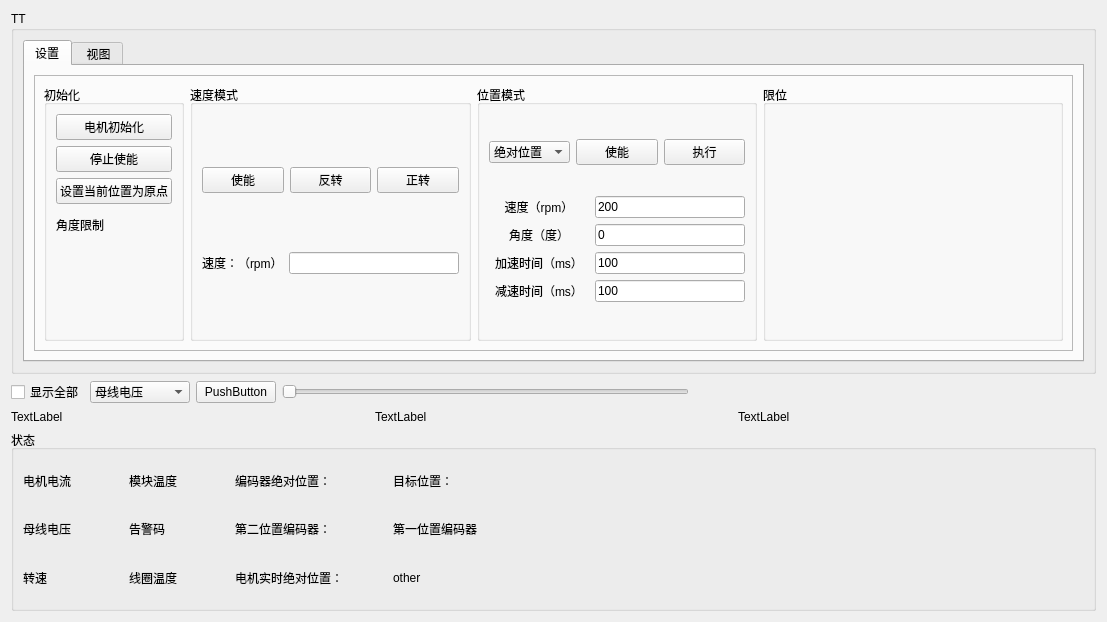
<?xml version="1.0" encoding="UTF-8"?>
<ui version="4.0">
 <class>viewShowForm</class>
 <widget class="QWidget" name="viewShowForm">
  <property name="geometry">
   <rect>
    <x>0</x>
    <y>0</y>
    <width>1107</width>
    <height>622</height>
   </rect>
  </property>
  <property name="windowTitle">
   <string>Form</string>
  </property>
  <layout class="QGridLayout" name="gridLayout">
   <item row="0" column="0">
    <layout class="QVBoxLayout" name="verticalLayout_10" stretch="2,0,0,1">
     <item>
      <widget class="QGroupBox" name="groupBox_7">
       <property name="styleSheet">
        <string notr="true"/>
       </property>
       <property name="title">
        <string>TT</string>
       </property>
       <layout class="QGridLayout" name="gridLayout_7">
        <item row="0" column="0">
         <widget class="QTabWidget" name="tabWidget">
          <property name="currentIndex">
           <number>0</number>
          </property>
          <widget class="QWidget" name="tab_2">
           <attribute name="title">
            <string>设置</string>
           </attribute>
           <layout class="QGridLayout" name="gridLayout_5">
            <item row="0" column="0">
             <widget class="QFrame" name="frame_2">
              <property name="minimumSize">
               <size>
                <width>0</width>
                <height>130</height>
               </size>
              </property>
              <property name="frameShape">
               <enum>QFrame::StyledPanel</enum>
              </property>
              <property name="frameShadow">
               <enum>QFrame::Raised</enum>
              </property>
              <layout class="QHBoxLayout" name="horizontalLayout_19">
               <item>
                <widget class="QGroupBox" name="groupBox_5">
                 <property name="title">
                  <string>初始化</string>
                 </property>
                 <layout class="QGridLayout" name="gridLayout_2">
                  <item row="1" column="0">
                   <widget class="QPushButton" name="pushButton_stopEnable">
                    <property name="text">
                     <string>停止使能</string>
                    </property>
                   </widget>
                  </item>
                  <item row="0" column="0">
                   <widget class="QPushButton" name="pushButton_init">
                    <property name="text">
                     <string>电机初始化</string>
                    </property>
                   </widget>
                  </item>
                  <item row="4" column="0">
                   <widget class="QLabel" name="label_limit">
                    <property name="minimumSize">
                     <size>
                      <width>0</width>
                      <height>30</height>
                     </size>
                    </property>
                    <property name="text">
                     <string>角度限制</string>
                    </property>
                   </widget>
                  </item>
                  <item row="2" column="0">
                   <widget class="QPushButton" name="pushButton_setyuandian">
                    <property name="text">
                     <string>设置当前位置为原点</string>
                    </property>
                   </widget>
                  </item>
                  <item row="5" column="0">
                   <spacer name="verticalSpacer_2">
                    <property name="orientation">
                     <enum>Qt::Vertical</enum>
                    </property>
                    <property name="sizeHint" stdset="0">
                     <size>
                      <width>20</width>
                      <height>40</height>
                     </size>
                    </property>
                   </spacer>
                  </item>
                 </layout>
                </widget>
               </item>
               <item>
                <widget class="QGroupBox" name="groupBox_3">
                 <property name="title">
                  <string>速度模式</string>
                 </property>
                 <layout class="QVBoxLayout" name="verticalLayout_4">
                  <item>
                   <layout class="QHBoxLayout" name="horizontalLayout_17">
                    <item>
                     <widget class="QPushButton" name="pushButton_enable">
                      <property name="enabled">
                       <bool>true</bool>
                      </property>
                      <property name="text">
                       <string>使能</string>
                      </property>
                     </widget>
                    </item>
                    <item>
                     <widget class="QPushButton" name="pushButton_reversal">
                      <property name="enabled">
                       <bool>true</bool>
                      </property>
                      <property name="text">
                       <string>反转</string>
                      </property>
                     </widget>
                    </item>
                    <item>
                     <widget class="QPushButton" name="pushButton_foreward">
                      <property name="enabled">
                       <bool>true</bool>
                      </property>
                      <property name="text">
                       <string>正转</string>
                      </property>
                     </widget>
                    </item>
                   </layout>
                  </item>
                  <item>
                   <layout class="QHBoxLayout" name="horizontalLayout_16">
                    <item>
                     <widget class="QLabel" name="label_16">
                      <property name="text">
                       <string>速度：（rpm）</string>
                      </property>
                     </widget>
                    </item>
                    <item>
                     <widget class="QLineEdit" name="lineEdit_suduRpm">
                      <property name="enabled">
                       <bool>true</bool>
                      </property>
                     </widget>
                    </item>
                   </layout>
                  </item>
                 </layout>
                </widget>
               </item>
               <item>
                <widget class="QGroupBox" name="groupBox_4">
                 <property name="title">
                  <string>位置模式</string>
                 </property>
                 <layout class="QGridLayout" name="gridLayout_6">
                  <item row="0" column="0">
                   <layout class="QHBoxLayout" name="horizontalLayout_18">
                    <item>
                     <widget class="QComboBox" name="comboBox_xiangduiweizhi">
                      <property name="minimumSize">
                       <size>
                        <width>80</width>
                        <height>0</height>
                       </size>
                      </property>
                      <property name="currentIndex">
                       <number>1</number>
                      </property>
                      <item>
                       <property name="text">
                        <string>相对位置</string>
                       </property>
                      </item>
                      <item>
                       <property name="text">
                        <string>绝对位置</string>
                       </property>
                      </item>
                     </widget>
                    </item>
                    <item>
                     <widget class="QPushButton" name="pushButton_enable_weizhimoshi">
                      <property name="text">
                       <string>使能</string>
                      </property>
                     </widget>
                    </item>
                    <item>
                     <widget class="QPushButton" name="pushButton_zhuandong">
                      <property name="enabled">
                       <bool>true</bool>
                      </property>
                      <property name="text">
                       <string>执行</string>
                      </property>
                     </widget>
                    </item>
                   </layout>
                  </item>
                  <item row="1" column="0">
                   <layout class="QVBoxLayout" name="verticalLayout_5">
                    <item>
                     <layout class="QHBoxLayout" name="horizontalLayout_12">
                      <item>
                       <widget class="QLabel" name="label_13">
                        <property name="minimumSize">
                         <size>
                          <width>100</width>
                          <height>0</height>
                         </size>
                        </property>
                        <property name="layoutDirection">
                         <enum>Qt::LeftToRight</enum>
                        </property>
                        <property name="text">
                         <string>速度（rpm）</string>
                        </property>
                        <property name="alignment">
                         <set>Qt::AlignCenter</set>
                        </property>
                       </widget>
                      </item>
                      <item>
                       <widget class="QLineEdit" name="lineEdit_weizhiRpm">
                        <property name="text">
                         <string>200</string>
                        </property>
                       </widget>
                      </item>
                     </layout>
                    </item>
                    <item>
                     <layout class="QHBoxLayout" name="horizontalLayout_15">
                      <item>
                       <widget class="QLabel" name="label_12">
                        <property name="minimumSize">
                         <size>
                          <width>100</width>
                          <height>0</height>
                         </size>
                        </property>
                        <property name="text">
                         <string>角度（度）</string>
                        </property>
                        <property name="alignment">
                         <set>Qt::AlignCenter</set>
                        </property>
                       </widget>
                      </item>
                      <item>
                       <widget class="QLineEdit" name="lineEdit_zhuandongjiaodu">
                        <property name="text">
                         <string>0</string>
                        </property>
                       </widget>
                      </item>
                     </layout>
                    </item>
                    <item>
                     <layout class="QHBoxLayout" name="horizontalLayout_20">
                      <item>
                       <widget class="QLabel" name="label_14">
                        <property name="minimumSize">
                         <size>
                          <width>100</width>
                          <height>0</height>
                         </size>
                        </property>
                        <property name="text">
                         <string>加速时间（ms）</string>
                        </property>
                        <property name="alignment">
                         <set>Qt::AlignCenter</set>
                        </property>
                       </widget>
                      </item>
                      <item>
                       <widget class="QLineEdit" name="lineEdit_jiasushijian">
                        <property name="text">
                         <string>100</string>
                        </property>
                       </widget>
                      </item>
                     </layout>
                    </item>
                    <item>
                     <layout class="QHBoxLayout" name="horizontalLayout_21">
                      <item>
                       <widget class="QLabel" name="label_15">
                        <property name="minimumSize">
                         <size>
                          <width>100</width>
                          <height>0</height>
                         </size>
                        </property>
                        <property name="text">
                         <string>减速时间（ms）</string>
                        </property>
                        <property name="alignment">
                         <set>Qt::AlignCenter</set>
                        </property>
                       </widget>
                      </item>
                      <item>
                       <widget class="QLineEdit" name="lineEdit_jiansushijian">
                        <property name="text">
                         <string>100</string>
                        </property>
                       </widget>
                      </item>
                     </layout>
                    </item>
                   </layout>
                  </item>
                 </layout>
                </widget>
               </item>
               <item>
                <widget class="QGroupBox" name="groupBox_6">
                 <property name="minimumSize">
                  <size>
                   <width>300</width>
                   <height>0</height>
                  </size>
                 </property>
                 <property name="title">
                  <string>限位</string>
                 </property>
                 <layout class="QGridLayout" name="gridLayout_9">
                  <item row="0" column="0">
                   <spacer name="verticalSpacer">
                    <property name="orientation">
                     <enum>Qt::Vertical</enum>
                    </property>
                    <property name="sizeHint" stdset="0">
                     <size>
                      <width>20</width>
                      <height>56</height>
                     </size>
                    </property>
                   </spacer>
                  </item>
                 </layout>
                </widget>
               </item>
              </layout>
             </widget>
            </item>
           </layout>
          </widget>
          <widget class="QWidget" name="tab">
           <attribute name="title">
            <string> 视图</string>
           </attribute>
           <layout class="QGridLayout" name="gridLayout_4"/>
          </widget>
         </widget>
        </item>
       </layout>
      </widget>
     </item>
     <item>
      <layout class="QHBoxLayout" name="horizontalLayout_13">
       <item>
        <widget class="QCheckBox" name="checkBox_allShow">
         <property name="text">
          <string>显示全部</string>
         </property>
        </widget>
       </item>
       <item>
        <widget class="QComboBox" name="comboBox">
         <property name="minimumSize">
          <size>
           <width>100</width>
           <height>0</height>
          </size>
         </property>
         <item>
          <property name="text">
           <string>母线电压</string>
          </property>
         </item>
         <item>
          <property name="text">
           <string>电流</string>
          </property>
         </item>
         <item>
          <property name="text">
           <string>转速</string>
          </property>
         </item>
         <item>
          <property name="text">
           <string>线圈温度</string>
          </property>
         </item>
         <item>
          <property name="text">
           <string>模块温度</string>
          </property>
         </item>
        </widget>
       </item>
       <item>
        <widget class="QPushButton" name="pushButton">
         <property name="styleSheet">
          <string notr="true"/>
         </property>
         <property name="text">
          <string>PushButton</string>
         </property>
        </widget>
       </item>
       <item>
        <widget class="QSlider" name="horizontalSlider">
         <property name="orientation">
          <enum>Qt::Horizontal</enum>
         </property>
        </widget>
       </item>
       <item>
        <spacer name="horizontalSpacer_2">
         <property name="orientation">
          <enum>Qt::Horizontal</enum>
         </property>
         <property name="sizeHint" stdset="0">
          <size>
           <width>40</width>
           <height>20</height>
          </size>
         </property>
        </spacer>
       </item>
      </layout>
     </item>
     <item>
      <layout class="QHBoxLayout" name="horizontalLayout">
       <property name="topMargin">
        <number>0</number>
       </property>
       <item>
        <widget class="QLabel" name="formula">
         <property name="text">
          <string>TextLabel</string>
         </property>
        </widget>
       </item>
       <item>
        <widget class="QLabel" name="kValue">
         <property name="text">
          <string>TextLabel</string>
         </property>
        </widget>
       </item>
       <item>
        <widget class="QLabel" name="label">
         <property name="text">
          <string>TextLabel</string>
         </property>
        </widget>
       </item>
      </layout>
     </item>
     <item>
      <widget class="QGroupBox" name="groupBox_8">
       <property name="title">
        <string>状态</string>
       </property>
       <layout class="QGridLayout" name="gridLayout_8">
        <item row="0" column="0">
         <layout class="QHBoxLayout" name="horizontalLayout_14" stretch="0">
          <item>
           <layout class="QVBoxLayout" name="verticalLayout_12">
            <item>
             <widget class="QLabel" name="label_Current">
              <property name="minimumSize">
               <size>
                <width>100</width>
                <height>0</height>
               </size>
              </property>
              <property name="text">
               <string>电机电流</string>
              </property>
             </widget>
            </item>
            <item>
             <widget class="QLabel" name="label_Volt">
              <property name="minimumSize">
               <size>
                <width>100</width>
                <height>0</height>
               </size>
              </property>
              <property name="text">
               <string>母线电压</string>
              </property>
             </widget>
            </item>
            <item>
             <widget class="QLabel" name="label_Rpm">
              <property name="minimumSize">
               <size>
                <width>100</width>
                <height>0</height>
               </size>
              </property>
              <property name="text">
               <string>转速</string>
              </property>
             </widget>
            </item>
           </layout>
          </item>
         </layout>
        </item>
        <item row="0" column="1">
         <layout class="QVBoxLayout" name="verticalLayout">
          <property name="rightMargin">
           <number>0</number>
          </property>
          <item>
           <widget class="QLabel" name="label_module_temperature">
            <property name="minimumSize">
             <size>
              <width>100</width>
              <height>0</height>
             </size>
            </property>
            <property name="text">
             <string>模块温度</string>
            </property>
           </widget>
          </item>
          <item>
           <widget class="QLabel" name="label_error">
            <property name="minimumSize">
             <size>
              <width>100</width>
              <height>0</height>
             </size>
            </property>
            <property name="text">
             <string>告警码</string>
            </property>
           </widget>
          </item>
          <item>
           <widget class="QLabel" name="label_coil_temperature">
            <property name="minimumSize">
             <size>
              <width>100</width>
              <height>0</height>
             </size>
            </property>
            <property name="text">
             <string>线圈温度</string>
            </property>
           </widget>
          </item>
         </layout>
        </item>
        <item row="0" column="2">
         <layout class="QVBoxLayout" name="verticalLayout_2">
          <property name="leftMargin">
           <number>0</number>
          </property>
          <item>
           <widget class="QLabel" name="label_jueduiweizhi">
            <property name="minimumSize">
             <size>
              <width>100</width>
              <height>0</height>
             </size>
            </property>
            <property name="text">
             <string>编码器绝对位置：</string>
            </property>
           </widget>
          </item>
          <item>
           <widget class="QLabel" name="label_bianmaqi2">
            <property name="minimumSize">
             <size>
              <width>100</width>
              <height>0</height>
             </size>
            </property>
            <property name="text">
             <string>第二位置编码器：</string>
            </property>
           </widget>
          </item>
          <item>
           <widget class="QLabel" name="label_dianjiweizhi">
            <property name="minimumSize">
             <size>
              <width>100</width>
              <height>0</height>
             </size>
            </property>
            <property name="text">
             <string>电机实时绝对位置：</string>
            </property>
           </widget>
          </item>
         </layout>
        </item>
        <item row="0" column="4">
         <spacer name="horizontalSpacer_10">
          <property name="orientation">
           <enum>Qt::Horizontal</enum>
          </property>
          <property name="sizeHint" stdset="0">
           <size>
            <width>40</width>
            <height>20</height>
           </size>
          </property>
         </spacer>
        </item>
        <item row="0" column="3">
         <layout class="QVBoxLayout" name="verticalLayout_3">
          <property name="leftMargin">
           <number>44</number>
          </property>
          <item>
           <widget class="QLabel" name="label_mubiaoweizhi">
            <property name="text">
             <string>目标位置：</string>
            </property>
           </widget>
          </item>
          <item>
           <widget class="QLabel" name="label_bainmaqi1">
            <property name="text">
             <string>第一位置编码器</string>
            </property>
           </widget>
          </item>
          <item>
           <widget class="QLabel" name="label_7">
            <property name="text">
             <string>other</string>
            </property>
           </widget>
          </item>
         </layout>
        </item>
       </layout>
      </widget>
     </item>
    </layout>
   </item>
  </layout>
 </widget>
 <resources/>
 <connections/>
</ui>
